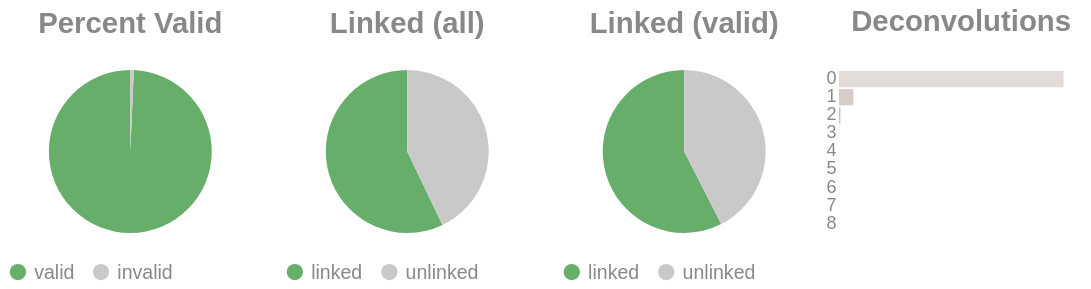

This figure's notebook cell:
### Code cell
if SKIPLR:
    pass
else:
    clash = Counter()
    for i in valids['molecule'].to_list():
        _mol = i.split("-")
        if len(_mol) == 1:
            clash.update('0')
        else:
            clash.update(_mol[-1])

    _d = {"deconvolutions": [], 'count': []}
    for k,v in clash.items():
        _d['deconvolutions'].append(k)
        _d['count'].append(v)

    tot_valid = valids['reads'].sum()
    mask = valids['reads'] >= 2
    n_linked_reads = valids.filter(mask)['reads'].sum()
    if n_linked_reads == 0:
        print_html("No linked molecules (>=2 reads) were detected; skipping linked-only distributions.")
        SKIPLR = True
    else:
        perc_valid = round(tot_valid / n_reads, 4)
        linked_perc_abs = round(n_linked_reads / n_reads, 4)
        linked_perc = round(n_linked_reads / tot_valid, 4)

    _valid = pl.DataFrame({"valids": ['valid', 'invalid'], "count": [tot_valid, n_reads - tot_valid]})
    _linked_abs = pl.DataFrame({"linked (absolute)": ['linked', 'unlinked'], "count": [n_linked_reads, n_reads - n_linked_reads]})
    _linked_rel = pl.DataFrame({"linked (valids)": ['linked', 'unlinked'], "count": [n_linked_reads, tot_valid - n_linked_reads]})

    (
        alt.hconcat(
            piechart(_valid, goodval = 'valid', title = "Percent Valid"),
            piechart(_linked_abs, goodval = "linked", title =  "Linked (all)"),
            piechart(_linked_rel, goodval = "linked", title =  "Linked (valid)"),
            convolutionbar(pl.DataFrame(_d), title = "Deconvolutions"),
            center = True,
            bounds = 'flush'
        )
        .resolve_scale(color='independent')
        .resolve_legend('independent')
        .properties(usermeta={'embedOptions': {"actions": False}})
    ).display()

### Figure 1 — Vega-Lite specification as saved in the notebook (floating-point values rounded to 4 significant figures)
{"width": "container", "height": 400, "config": {"title": {"anchor": "start", "dy": -15, "fontSize": 18, "color": "#888888", "subtitleColor": "#888888", "subtitleFontSize": 14}, "arc": {"fill": "#0072B2"}, "axis": {"domainColor": "#888888", "domainWidth": 0.5, "gridWidth": 0.2, "grid": false, "titleFontWeight": 400, "titleFontSize": 15, "labelFontSize": 11, "labelColor": "#888888", "tickColor": "#888888", "tickWidth": 0.2, "titleColor": "#888888"}, "axisBand": {"grid": false}, "axisX": {"grid": true, "tickSize": 10, "domainCap": "round"}, "axisY": {"domain": false, "grid": true, "tickSize": 0, "domainCap": "round"}, "background": "transparent", "header": {"labelFontSize": 15, "labelColor": "#888888", "titleFontSize": 15, "titleFontWeight": 600, "titleColor": "#888888"}, "legend": {"labelFont": "sans-serif", "labelFontSize": 12, "labelColor": "#888888", "symbolSize": 100, "symbolType": "circle", "titleFontSize": 12, "titlePadding": 10, "titleColor": "#888888", "title": null}, "range": {"category": ["#E69F00", "#56B4E9", "#009E73", "#F0E442", "#0072B2", "#D55E00", "#CC79A7", "#000000"], "diverging": ["#cfe8f3", "#a2d4ec", "#73bfe2", "#46abdb", "#1696d2", "#12719e"]}, "area": {"fill": "#0072B2", "fillOpacity": 0.7, "line": true, "strokeOpacity": 0.7}, "line": {"color": "#0072B2", "stroke": "#0072B2", "strokeWidth": 2}, "trail": {"color": "#0072B2", "stroke": "#0072B2", "strokeWidth": 0, "size": 1}, "point": {"filled": true, "fillOpacity": 1.0, "size": 95}, "text": {"color": "#888888", "fontSize": 11, "align": "right", "fontWeight": 400, "size": 11}, "bar": {"fill": "#0072B2", "stroke": null}, "view": {"stroke": null, "continuousWidth": 660, "continuousHeight": 400}}, "hconcat": [{"data": {"name": "data-6d9672440ff98387738b4640d879929b"}, "mark": {"type": "arc"}, "encoding": {"color": {"field": "valids", "legend": {"orient": "bottom", "title": null}, "scale": {"domain": ["valid", "invalid"], "range": ["#68ae6b", "#C9C9C9"]}, "title": "Valids", "type": "nominal"}, "theta": {"field": "count", "type": "quantitative"}, "tooltip": [{"field": "valids", "title": "Valids", "type": "ordinal"}, {"field": "percent", "format": ".2%", "title": "Percent", "type": "quantitative"}, {"field": "count", "title": "Count", "type": "quantitative"}]}, "height": 100, "title": {"text": "Percent Valid", "align": "center", "anchor": "middle"}, "transform": [{"calculate": "datum.count / 16274187", "as": "percent"}], "width": 150}, {"data": {"name": "data-4538db0f91ed039d085b5bed006fb647"}, "mark": {"type": "arc"}, "encoding": {"color": {"field": "linked (absolute)", "legend": {"orient": "bottom", "title": null}, "scale": {"domain": ["linked", "unlinked"], "range": ["#68ae6b", "#C9C9C9"]}, "title": "Linked (Absolute)", "type": "nominal"}, "theta": {"field": "count", "type": "quantitative"}, "tooltip": [{"field": "linked (absolute)", "title": "Linked (Absolute)", "type": "ordinal"}, {"field": "percent", "format": ".2%", "title": "Percent", "type": "quantitative"}, {"field": "count", "title": "Count", "type": "quantitative"}]}, "height": 100, "title": {"text": "Linked (all)", "align": "center", "anchor": "middle"}, "transform": [{"calculate": "datum.count / 16274187", "as": "percent"}], "width": 150}, {"data": {"name": "data-9c928943e38c14fa5c581359e566effd"}, "mark": {"type": "arc"}, "encoding": {"color": {"field": "linked (valids)", "legend": {"orient": "bottom", "title": null}, "scale": {"domain": ["linked", "unlinked"], "range": ["#68ae6b", "#C9C9C9"]}, "title": "Linked (Valids)", "type": "nominal"}, "theta": {"field": "count", "type": "quantitative"}, "tooltip": [{"field": "linked (valids)", "title": "Linked (Valids)", "type": "ordinal"}, {"field": "percent", "format": ".2%", "title": "Percent", "type": "quantitative"}, {"field": "count", "title": "Count", "type": "quantitative"}]}, "height": 100, "title": {"text": "Linked (valid)", "align": "center", "anchor": "middle"}, "transform": [{"calculate": "datum.count / 16161879", "as": "percent"}], "width": 150}, {"data": {"name": "data-cd172497aaa0bf6977e134b432c97f22"}, "mark": {"type": "bar"}, "encoding": {"color": {"field": "deconvolutions", "legend": null, "scale": {"scheme": "lightgreyred"}, "type": "nominal"}, "tooltip": [{"field": "deconvolutions", "title": "Deconvolutions", "type": "ordinal"}, {"field": "percent", "format": ".2%", "title": "Percent", "type": "quantitative"}, {"field": "count", "title": "Count", "type": "quantitative"}], "x": {"axis": null, "field": "count", "type": "quantitative"}, "y": {"field": "deconvolutions", "sort": "ascending", "title": null, "type": "nominal"}}, "height": 100, "title": {"text": "Deconvolutions", "align": "center", "anchor": "middle"}, "transform": [{"calculate": "datum.count / 9857908", "as": "percent"}], "width": 150}], "bounds": "flush", "center": true, "resolve": {"legend": {"angle": "independent"}, "scale": {"color": "independent"}}, "usermeta": {"embedOptions": {"actions": false}}, "$schema": "https://vega.github.io/schema/vega-lite/v6.1.0.json", "datasets": {"data-6d9672440ff98387738b4640d879929b": [{"valids": "valid", "count": 16161879}, {"valids": "invalid", "count": 112308}], "data-4538db0f91ed039d085b5bed006fb647": [{"linked (absolute)": "linked", "count": 9295618}, {"linked (absolute)": "unlinked", "count": 6978569}], "data-9c928943e38c14fa5c581359e566effd": [{"linked (valids)": "linked", "count": 9295618}, {"linked (valids)": "unlinked", "count": 6866261}], "data-cd172497aaa0bf6977e134b432c97f22": [{"deconvolutions": "0", "count": 9193820}, {"deconvolutions": "1", "count": 592417}, {"deconvolutions": "2", "count": 61759}, {"deconvolutions": "3", "count": 8211}, {"deconvolutions": "4", "count": 1368}, {"deconvolutions": "5", "count": 255}, {"deconvolutions": "6", "count": 61}, {"deconvolutions": "7", "count": 15}, {"deconvolutions": "8", "count": 2}]}}
